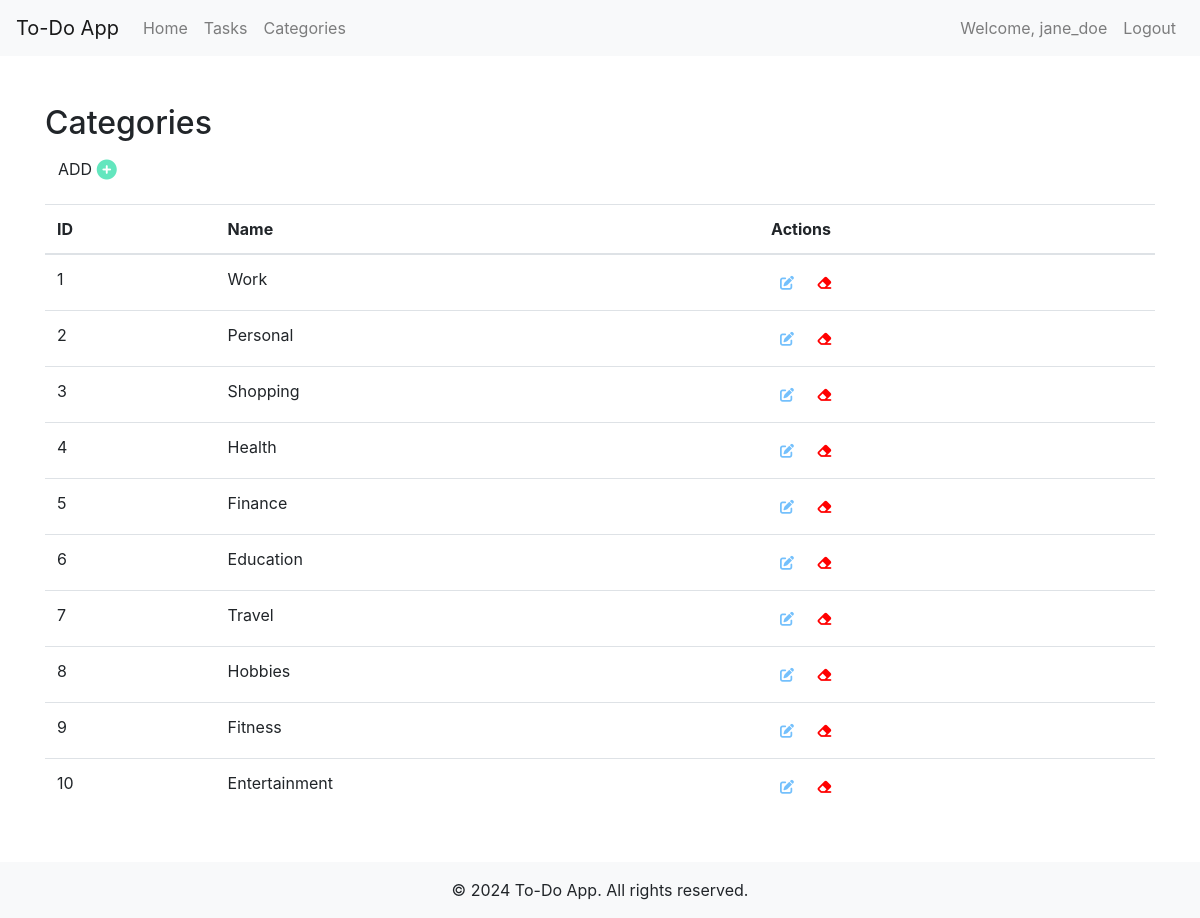
/categories.php (signed in), run on the app's committed database.
### tables this page shows
CREATE TABLE `categories` (
  `id` int(11) NOT NULL PRIMARY KEY AUTO_INCREMENT,
  `name` varchar(100) NOT NULL UNIQUE
);

### categories.php (the view, shortened to what this page needs)
<?php
include './shared/db.php';
$action = $_GET['action'] ?? '';
$sql = "SELECT * FROM categories ORDER BY id";
$stmt = $pdo->query($sql);
$categories = $stmt->fetchAll(PDO::FETCH_ASSOC);
?>
<?php include './shared/header.php'; ?>
<div class="container mt-5">
    <h2>Categories</h2>
    <a href="categories.php?action=add" class="btn mb-3">ADD <i class="fa-solid fa-circle-plus fa-lg" style="color: #63E6BE;"></i></a>
    <?php if ($action === 'add' || $action === 'edit'): ?>
        <form method="POST" action="">
            <div class="mb-3">
                <label for="name" class="form-label">Category Name</label>
                <input type="text" class="form-control" id="name" name="name" value="<?php echo $category['name'] ?? ''; ?>" required>
            </div>
            <button type="submit" class="btn btn-primary"><?php echo $action === 'edit' ? 'Update' : 'Add'; ?></button>
        </form>
    <?php else: ?>
        <table class="table">
            <thead>
                <tr>
                    <th>ID</th>
                    <th>Name</th>
                    <th>Actions</th>
                </tr>
            </thead>
            <tbody>
                <?php foreach ($categories as $category): ?>
                    <tr>
                        <td><?php echo $category['id']; ?></td>
                        <td><?php echo $category['name']; ?></td>
                        <td>
                            <a href="categories.php?action=edit&id=<?php echo $category['id']; ?>" class="btn btn-sm"><i class="fa-solid fa-pen-to-square" style="color: #74C0FC;"></i></a>
                            <a href="categories.php?action=delete&id=<?php echo $category['id']; ?>" class="btn btn-sm" onclick="return confirm('Are you sure?')"><i class="fa-solid fa-eraser" style="color: #ff0000;"></i></a>
                        </td>
                    </tr>
                <?php endforeach; ?>
            </tbody>
        </table>
    <?php endif; ?>
</div>
<?php include './shared/footer.php'; ?>

### data on the page
categories: id "1", name "Work"
categories: id "2", name "Personal"
categories: id "3", name "Shopping"
categories: id "4", name "Health"
categories: id "5", name "Finance"
categories: id "6", name "Education"
categories: id "7", name "Travel"
categories: id "8", name "Hobbies"
categories: id "9", name "Fitness"
categories: id "10", name "Entertainment"

### other printed values
$_SESSION['username'] "jane_doe"
